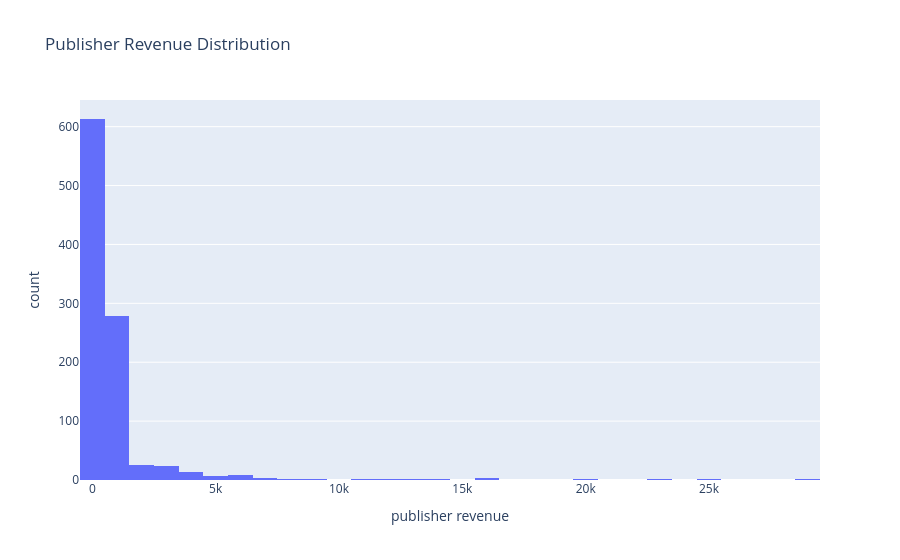

The cell this chart's notebook holds for it:
### Code cell
Publisher_Revenue_Distribution = px.histogram(df, x='publisher revenue', 
                   title='Publisher Revenue Distribution',
                   nbins=50)
Publisher_Revenue_Distribution.show()

### Figure 1 — Plotly figure (JSON) as saved in the notebook; plotly's stock layout.template omitted (floating-point values rounded to 4 significant figures; data arrays with more than 128 entries replaced by an {"elided": "..."} marker saying what was removed)
{"data": [{"bingroup": "x", "hovertemplate": "publisher revenue=%{x}<br>count=%{y}<extra></extra>", "legendgroup": "", "marker": {"color": "#636efa", "pattern": {"shape": ""}}, "name": "", "nbinsx": 50, "orientation": "v", "showlegend": false, "type": "histogram", "x": {"elided": "988 float values"}, "xaxis": "x", "yaxis": "y"}], "layout": {"barmode": "relative", "legend": {"tracegroupgap": 0}, "title": {"text": "Publisher Revenue Distribution"}, "xaxis": {"anchor": "y", "domain": [0, 1], "title": {"text": "publisher revenue"}}, "yaxis": {"anchor": "x", "domain": [0, 1], "title": {"text": "count"}}}}
